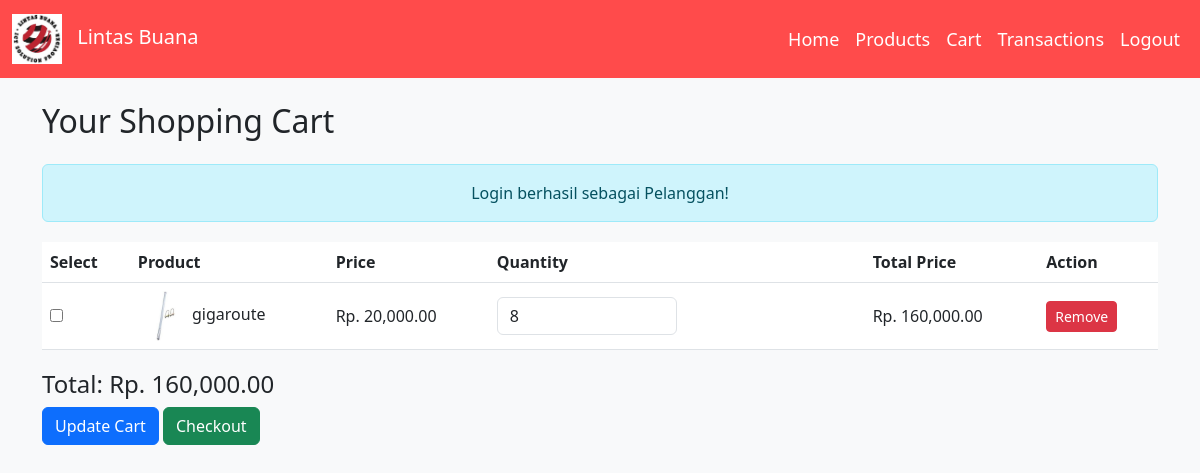
Before: /cart.php (signed in) with the older database file.
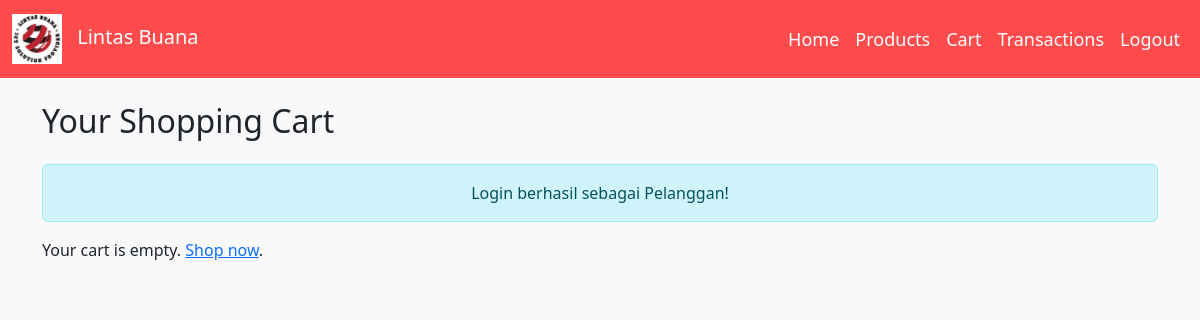
After: the same page with the newer database file.
### tables this page shows
CREATE TABLE `cart_items` (
  `cart_item_id` int(11) NOT NULL,
  `cart_id` int(11) DEFAULT NULL,
  `product_id` int(11) DEFAULT NULL,
  `quantity` int(11) DEFAULT 1,
  `total_price` decimal(10,2) DEFAULT NULL
);

CREATE TABLE `product` (
  `product_id` int(11) NOT NULL,
  `product_name` varchar(100) NOT NULL,
  `product_price` decimal(10,2) NOT NULL,
  `product_description` text DEFAULT NULL,
  `category_id` int(11) DEFAULT NULL,
  `product_image` varchar(255) NOT NULL,
  `product_stock` int(11) DEFAULT NULL
);

### cart.php (the view, shortened to what this page needs)
<?php
include 'config.php';
$customer_id = $_SESSION['customer_id'];
$queryCart = "SELECT ci.cart_item_id, ci.quantity, ci.total_price, p.product_name, p.product_price, p.product_image
              FROM cart_items ci
              JOIN product p ON ci.product_id = p.product_id
              JOIN cart c ON ci.cart_id = c.cart_id
              WHERE c.customer_id = '$customer_id'";
$resultCart = mysqli_query($conn, $queryCart);
$totalPrice = 0;
if (mysqli_num_rows($resultCart) > 0) {
    while ($item = mysqli_fetch_assoc($resultCart)) {
        $totalPrice += $item['total_price'];
    }
}
mysqli_data_seek($resultCart, 0);
?>
<!DOCTYPE html>
<html lang="en">
<head>
    <link href="style.css" rel="stylesheet">
    <link href="https://cdn.jsdelivr.net/npm/bootstrap@5.3.0-alpha1/dist/css/bootstrap.min.css" rel="stylesheet">
</head>
<body>
<header>
        <nav class="navbar navbar-expand-lg navbar-dark">
            <div class="container-fluid">
                <a class="navbar-brand" href="">
                    <img src="images/logo.jpg" alt="Logo"> Lintas Buana
                </a>
                <div class="collapse navbar-collapse" id="navbarNav">
                    <ul class="navbar-nav ms-auto">
                        <li class="nav-item">
                            <a class="nav-link active" aria-current="page" href="index.php">Home</a>
                        </li>
                        <li class="nav-item">
                            <a class="nav-link" href="products.php">Products</a>
                        </li>
                        <?php if(isset($_SESSION['username'])): ?>
                            <li class="nav-item">
                                <a class="nav-link" href="cart.php">Cart</a>
                            </li>
                            <li class="nav-item">
                                <a class="nav-link" href="transaction_detail.php">Transactions</a>
                            </li>
                            <li class="nav-item">
                                <a class="nav-link" href="logout.php">Logout</a>
                            </li>
                        <?php endif; ?>
                    </ul>
                </div>
            </div>
        </nav>
    </header>
    <div class="container">
        <h2 class="my-4">Your Shopping Cart</h2>
        <?php
        if (isset($_SESSION['alert'])) {
            echo '<div class="alert alert-info text-center" role="alert">' . $_SESSION['alert'] . '</div>';
        }
        ?>
        <?php if (mysqli_num_rows($resultCart) > 0): ?>
            <form action="cart.php" method="POST">
                <table class="table cart-table">
                    <thead>
                        <tr>
                            <th>Select</th>
                            <th>Product</th>
                            <th>Price</th>
                            <th>Quantity</th>
                            <th>Total Price</th>
                            <th>Action</th>
                        </tr>
                    </thead>
                    <tbody>
                        <?php while ($item = mysqli_fetch_assoc($resultCart)): ?>
                            <tr>
                                <td>
                                    <input type="checkbox" name="selected_items[]" value="<?php echo $item['cart_item_id']; ?>">
                                </td>
                                <td>
                                    <img src="<?php echo $item['product_image']; ?>" alt="<?php echo $item['product_name']; ?>" width="50">
                                    <?php echo $item['product_name']; ?>
                                </td>
                                <td>Rp. <?php echo number_format($item['product_price'], 2); ?></td>
                                <td>
                                    <input type="number" name="quantity[<?php echo $item['cart_item_id']; ?>]" value="<?php echo $item['quantity']; ?>" min="1" class="form-control w-50">
                                </td>
                                <td>Rp. <?php echo number_format($item['total_price'], 2); ?></td>
                                <td>
                                    <form action="cart.php" method="POST" style="display:inline;">
                                        <button type="submit" class="btn btn-danger btn-sm">Remove</button>
                                    </form>
                                </td>
                            </tr>
                        <?php endwhile; ?>
                    </tbody>
                </table>
                <div class="cart-footer">
                    <h4>Total: Rp. <?php echo number_format($totalPrice, 2); ?></h4>
                    <button type="submit" class="btn btn-primary">Update Cart</button>
                    <button type="submit" formaction="checkout.php" class="btn btn-success">Checkout</button>
                </div>
            </form>
        <?php else: ?>
            <p>Your cart is empty. <a href="index.php">Shop now</a>.</p>
        <?php endif; ?>
    </div>
</body>
</html>

Changed rows visible on the page:
removed cart_items: product.product_image (picture), product.product_name "gigaroute", product.product_price "20,000.00", quantity "8", total_price "160,000.00"
Other visible differences:
$totalPrice: "160,000.00" → (not shown)
text no longer shown: "Select Product Price Quantity Total Price Action Total: Rp. Update Cart Checkout"
text now shown: "Your cart is empty. Shop now ."
